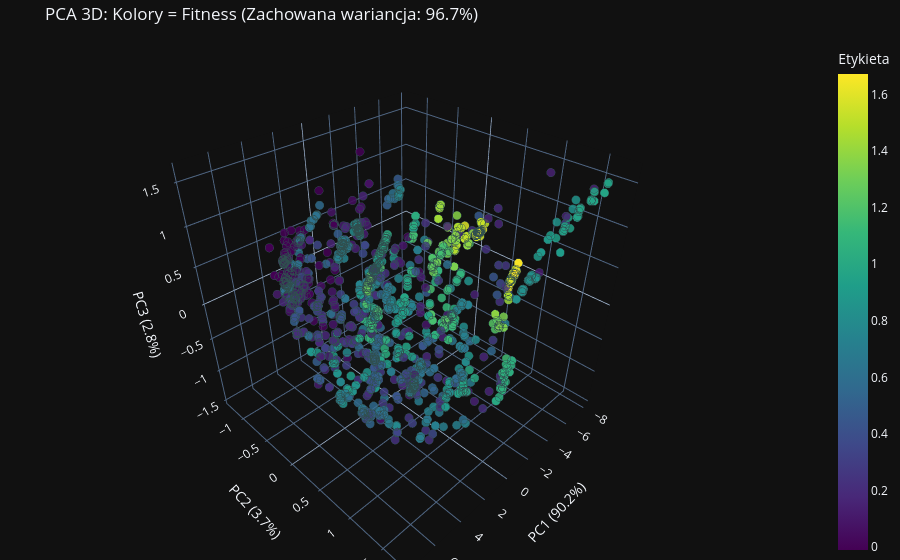

The cell this chart's notebook holds for it:
### Markdown cell above
## PCA 3D

### Code cell
def visualize_pca_3d_interactive(latent_vectors, labels, title="Interaktywne PCA 3D"):
    if isinstance(latent_vectors[0], torch.Tensor):
        z_matrix = torch.stack(latent_vectors).detach().cpu().numpy()
    else:
        z_matrix = np.array(latent_vectors)

    labels = np.array(labels)
    assert len(z_matrix) == len(labels), "Liczba wektorów i etykiet musi być identyczna!"

    pca = PCA(n_components=3)
    z_pca = pca.fit_transform(z_matrix)
    exp_var = pca.explained_variance_ratio_ * 100

    hover_texts = [f"Wartość: {lbl:.3f}" if isinstance(lbl, float) else f"Wartość: {lbl}" for lbl in labels]

    df = pd.DataFrame({
        'PC1': z_pca[:, 0],
        'PC2': z_pca[:, 1],
        'PC3': z_pca[:, 2],
        'Etykieta': labels,
        'Szczegóły': hover_texts
    })

    fig = px.scatter_3d(
        df,
        x='PC1',
        y='PC2',
        z='PC3',
        color='Etykieta',          # Kolorowanie na podstawie przekazanych etykiet (np. fitness)
        hover_name='Szczegóły',    # Tekst pojawiający się po najechaniu myszką
        title=f'{title} (Zachowana wariancja: {sum(exp_var):.1f}%)',
        labels={
            'PC1': f'PC1 ({exp_var[0]:.1f}%)',
            'PC2': f'PC2 ({exp_var[1]:.1f}%)',
            'PC3': f'PC3 ({exp_var[2]:.1f}%)'
        },
        color_continuous_scale='Viridis', # Ładna i czytelna mapa kolorów
        opacity=0.85
    )

    fig.update_traces(marker=dict(size=5, line=dict(width=1, color='DarkSlateGrey')))

    fig.update_layout(margin=dict(l=0, r=0, b=0, t=40))

    fig.show()

visualize_pca_3d_interactive(latent_vectors, labels, title="PCA 3D: Kolory = Fitness")

### Figure 1 — Plotly figure (JSON) as saved in the notebook; plotly's stock layout.template omitted (floating-point values rounded to 4 significant figures; data arrays with more than 128 entries replaced by an {"elided": "..."} marker saying what was removed)
{"data": [{"hovertemplate": "<b>%{hovertext}</b><br><br>PC1 (90.2%)=%{x}<br>PC2 (3.7%)=%{y}<br>PC3 (2.8%)=%{z}<br>Etykieta=%{marker.color}<extra></extra>", "hovertext": {"elided": "3000 str values"}, "legendgroup": "", "marker": {"color": {"elided": "3000 float values"}, "coloraxis": "coloraxis", "opacity": 0.85, "symbol": "circle", "line": {"color": "DarkSlateGrey", "width": 1}, "size": 5}, "mode": "markers", "name": "", "scene": "scene", "showlegend": false, "x": {"elided": "3000 float values"}, "y": {"elided": "3000 float values"}, "z": {"elided": "3000 float values"}, "type": "scatter3d"}], "layout": {"scene": {"domain": {"x": [0.0, 1.0], "y": [0.0, 1.0]}, "xaxis": {"title": {"text": "PC1 (90.2%)"}}, "yaxis": {"title": {"text": "PC2 (3.7%)"}}, "zaxis": {"title": {"text": "PC3 (2.8%)"}}}, "coloraxis": {"colorbar": {"title": {"text": "Etykieta"}}, "colorscale": [[0.0, "#440154"], [0.1111, "#482878"], [0.2222, "#3e4989"], [0.3333, "#31688e"], [0.4444, "#26828e"], [0.5556, "#1f9e89"], [0.6667, "#35b779"], [0.7778, "#6ece58"], [0.8889, "#b5de2b"], [1.0, "#fde725"]], "autocolorscale": false}, "legend": {"tracegroupgap": 0}, "title": {"text": "PCA 3D: Kolory = Fitness (Zachowana wariancja: 96.7%)"}, "margin": {"l": 0, "r": 0, "b": 0, "t": 40}}}
